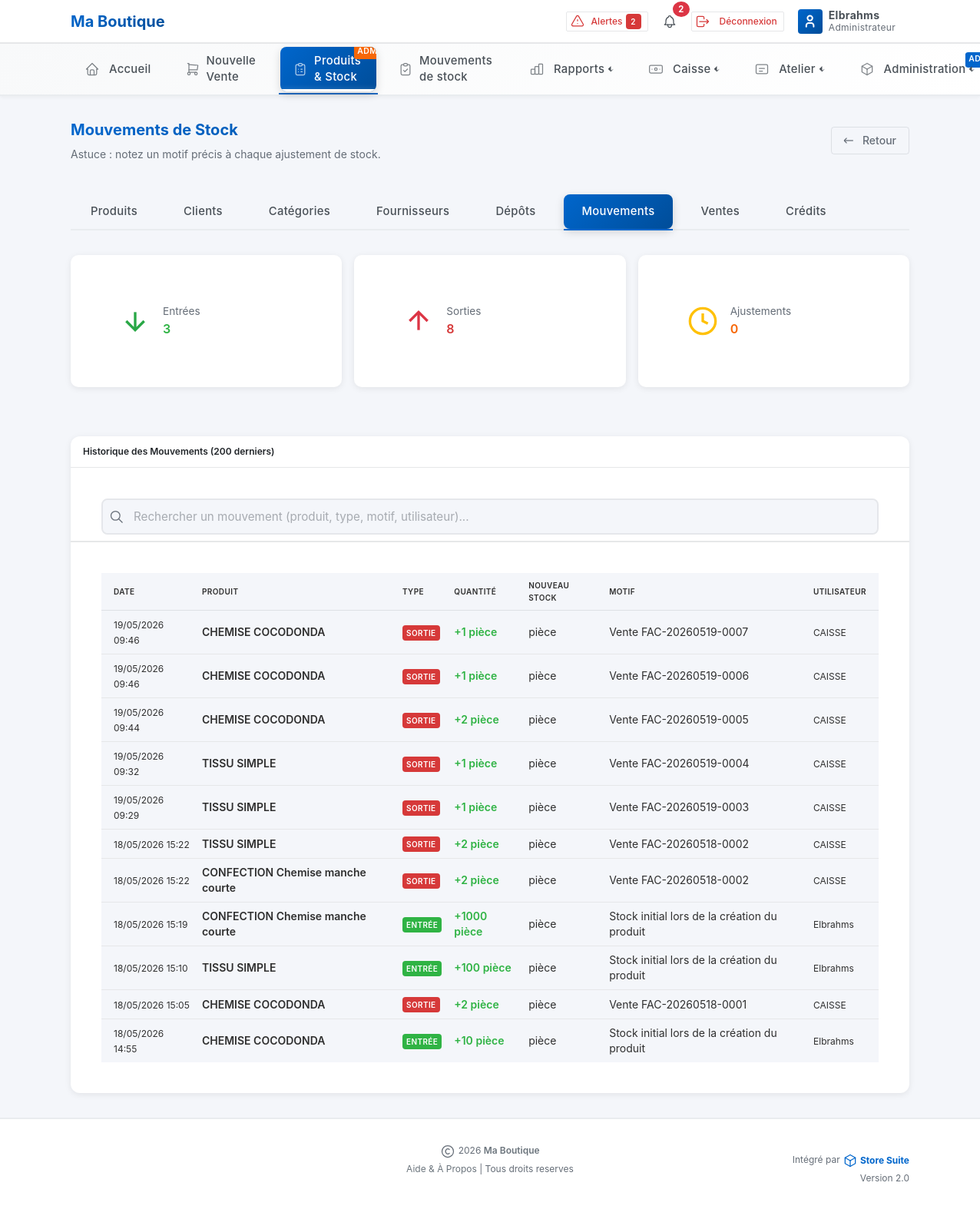
The app's page /listes.php?page=mouvements (signed in) with its own data.
### tables this page shows
CREATE TABLE `configuration` (
  `id_config` int(11) NOT NULL AUTO_INCREMENT,
  `nom_boutique` varchar(255) NOT NULL COMMENT 'Nom de la boutique/entreprise',
  `slogan` varchar(255) DEFAULT NULL COMMENT 'Slogan ou description courte',
  `logo` varchar(255) DEFAULT NULL COMMENT 'Chemin vers le fichier logo',
  `couleur_primaire` varchar(7) DEFAULT '#e6e64c' COMMENT 'Couleur principale (format HEX)',
  `couleur_secondaire` varchar(7) DEFAULT '#556a94' COMMENT 'Couleur secondaire (format HEX)',
  `adresse` text DEFAULT NULL COMMENT 'Adresse complète de l''entreprise',
  `telephone` varchar(100) DEFAULT NULL COMMENT 'Numéro(s) de téléphone',
  `email` varchar(255) DEFAULT NULL COMMENT 'Adresse email',
  `site_web` varchar(255) DEFAULT NULL COMMENT 'Site web de l''entreprise',
  `num_registre_commerce` varchar(100) DEFAULT NULL COMMENT 'Numéro d''enregistrement (RCCM, etc.)',
  `num_impot` varchar(100) DEFAULT NULL COMMENT 'Numéro fiscal/TVA',
  `devise` varchar(10) DEFAULT '$' COMMENT 'Symbole de la devise utilisée',
  `taux_tva` decimal(5,2) DEFAULT 0.00 COMMENT 'Taux de TVA par défaut (%)',
  `fuseau_horaire` varchar(50) DEFAULT 'Africa/Lubumbashi' COMMENT 'Fuseau horaire',
  `langue` varchar(10) DEFAULT 'fr' COMMENT 'Langue du système (fr, en, etc.)',
  `est_configure` tinyint(1) DEFAULT 0 COMMENT '0=Non configuré, 1=Configuré',
  `date_configuration` datetime DEFAULT NULL COMMENT 'Date de première configuration',
  `date_modification` timestamp NOT NULL DEFAULT current_timestamp() ON UPDATE current_timestamp(),
  `atelier_mode` tinyint(1) NOT NULL DEFAULT 0 COMMENT 'Activer le module Atelier Couture',
  `smtp_host` varchar(255) DEFAULT '' COMMENT 'H',
  `smtp_port` smallint(6) DEFAULT 587 COMMENT 'Port SMTP',
  `smtp_secure` varchar(10) DEFAULT 'tls' COMMENT 'tls ou ssl',
  `smtp_user` varchar(255) DEFAULT '' COMMENT 'Utilisateur SMTP',
  `smtp_pass` varchar(255) DEFAULT '' COMMENT 'Mot de passe SMTP',
  `smtp_from` varchar(255) DEFAULT '' COMMENT 'Email exp',
  `smtp_from_name` varchar(255) DEFAULT '' COMMENT 'Nom exp',
  `email_bilan` varchar(255) DEFAULT '' COMMENT 'Email destinataire bilan',
  `bilan_actif` tinyint(1) DEFAULT 0 COMMENT 'Activer envoi bilan journalier',
  PRIMARY KEY (`id_config`)
);

CREATE TABLE `utilisateurs` (
  `id_utilisateur` int(11) NOT NULL AUTO_INCREMENT,
  `nom_complet` varchar(255) NOT NULL COMMENT 'Nom complet de l''utilisateur',
  `login` varchar(100) NOT NULL COMMENT 'Identifiant de connexion (unique)',
  `mot_de_passe` varchar(255) NOT NULL COMMENT 'Mot de passe hashé (password_hash)',
  `email` varchar(255) DEFAULT NULL COMMENT 'Adresse email',
  `telephone` varchar(50) DEFAULT NULL COMMENT 'Numéro de téléphone',
  `niveau_acces` tinyint(1) NOT NULL DEFAULT 2 COMMENT '1=Admin, 2=Vendeur',
  `id_depot` int(11) DEFAULT NULL COMMENT 'Dépôt assigné (obligatoire pour les caissiers/vendeurs)',
  `photo` varchar(255) DEFAULT NULL COMMENT 'Photo de profil',
  `est_actif` tinyint(1) DEFAULT 1 COMMENT '0=Inactif, 1=Actif',
  `date_creation` datetime DEFAULT current_timestamp() COMMENT 'Date de création du compte',
  `date_derniere_connexion` datetime DEFAULT NULL COMMENT 'Dernière connexion',
  `date_modification` timestamp NOT NULL DEFAULT current_timestamp() ON UPDATE current_timestamp(),
  PRIMARY KEY (`id_utilisateur`),
  UNIQUE KEY `login` (`login`),
  KEY `idx_login` (`login`),
  KEY `idx_niveau` (`niveau_acces`),
  KEY `fk_user_depot` (`id_depot`)
);

CREATE TABLE `mouvements_stock` (
  `id_mouvement` int(11) NOT NULL AUTO_INCREMENT,
  `id_produit` int(11) NOT NULL COMMENT 'Produit concerné',
  `id_depot_source` int(11) DEFAULT NULL COMMENT 'Dépôt source (pour transferts)',
  `id_depot_destination` int(11) DEFAULT NULL COMMENT 'Dépôt destination',
  `id_fournisseur` int(11) DEFAULT NULL COMMENT 'Fournisseur (pour entrées)',
  `type_mouvement` enum('entree','sortie','ajustement','retour','transfert','inventaire','perte') NOT NULL,
  `quantite` int(11) NOT NULL COMMENT 'Quantité du mouvement',
  `quantite_avant` int(11) NOT NULL COMMENT 'Stock avant le mouvement',
  `quantite_apres` int(11) NOT NULL COMMENT 'Stock après le mouvement',
  `cout_unitaire` decimal(15,2) DEFAULT NULL COMMENT 'Coût unitaire d''achat',
  `cout_total` decimal(15,2) DEFAULT NULL COMMENT 'Coût total du mouvement',
  `id_vente` int(11) DEFAULT NULL COMMENT 'Référence vente si sortie',
  `id_utilisateur` int(11) NOT NULL COMMENT 'Utilisateur qui a fait l''opération',
  `motif` varchar(255) DEFAULT NULL COMMENT 'Raison du mouvement',
  `notes` text DEFAULT NULL,
  `date_mouvement` datetime DEFAULT current_timestamp(),
  PRIMARY KEY (`id_mouvement`),
  KEY `idx_produit` (`id_produit`),
  KEY `idx_type` (`type_mouvement`),
  KEY `idx_date` (`date_mouvement`),
  KEY `fk_mouvement_utilisateur` (`id_utilisateur`),
  KEY `idx_depot_source` (`id_depot_source`),
  KEY `idx_depot_destination` (`id_depot_destination`),
  KEY `idx_fournisseur` (`id_fournisseur`),
  KEY `idx_type_mouvement` (`type_mouvement`),
  KEY `idx_date_mouvement` (`date_mouvement`)
);

CREATE TABLE `produits` (
  `id_produit` int(11) NOT NULL AUTO_INCREMENT,
  `code_produit` varchar(100) DEFAULT NULL COMMENT 'Code/Référence unique du produit',
  `nom_produit` varchar(255) NOT NULL COMMENT 'Nom du produit',
  `description` text DEFAULT NULL COMMENT 'Description détaillée',
  `id_categorie` int(11) DEFAULT NULL COMMENT 'Catégorie du produit',
  `id_fournisseur_principal` int(11) DEFAULT NULL COMMENT 'Fournisseur principal du produit',
  `prix_achat` decimal(15,2) NOT NULL DEFAULT 0.00 COMMENT 'Prix d''achat (VISIBLE ADMIN SEULEMENT)',
  `prix_vente` decimal(15,2) NOT NULL DEFAULT 0.00 COMMENT 'Prix de vente recommandé',
  `prix_vente_min` decimal(15,2) DEFAULT NULL COMMENT 'Prix de vente minimum autorisé',
  `quantite_stock` int(11) NOT NULL DEFAULT 0 COMMENT 'Quantité actuelle en stock',
  `seuil_alerte` int(11) DEFAULT 10 COMMENT 'Seuil pour alerte stock faible',
  `seuil_critique` int(11) DEFAULT 5 COMMENT 'Seuil critique (alerte rouge)',
  `unite_mesure` varchar(50) DEFAULT 'pièce' COMMENT 'Unité (pièce, kg, litre, etc.)',
  `image` varchar(255) DEFAULT NULL COMMENT 'Image du produit',
  `code_barre` varchar(100) DEFAULT NULL COMMENT 'Code-barres pour scanner',
  `emplacement` varchar(255) DEFAULT NULL COMMENT 'Emplacement dans le magasin',
  `date_entree` date DEFAULT NULL COMMENT 'Date dernière entrée en stock',
  `date_derniere_vente` datetime DEFAULT NULL COMMENT 'Date de la dernière vente',
  `nombre_ventes` int(11) DEFAULT 0 COMMENT 'Nombre total de ventes',
  `est_actif` tinyint(1) DEFAULT 1 COMMENT '0=Inactif, 1=Actif',
  `date_creation` datetime DEFAULT current_timestamp(),
  `date_modification` timestamp NOT NULL DEFAULT current_timestamp() ON UPDATE current_timestamp(),
  `type_produit` enum('standard','service') NOT NULL DEFAULT 'standard' COMMENT 'standard=avec stock, service=sans stock',
  PRIMARY KEY (`id_produit`),
  UNIQUE KEY `code_produit` (`code_produit`),
  KEY `idx_categorie` (`id_categorie`),
  KEY `idx_stock` (`quantite_stock`),
  KEY `idx_code` (`code_produit`),
  KEY `idx_actif` (`est_actif`),
  KEY `idx_produits_stock_actif` (`quantite_stock`,`est_actif`),
  KEY `idx_fournisseur_principal` (`id_fournisseur_principal`)
);

### listes.php (the view, shortened to what the rows shown need)
<?php
require_once('protection_pages.php');
$page_title = 'Listes';
$page = isset($_GET['page']) ? $_GET['page'] : 'produits';
switch($page) {
    case 'mouvements': $page_title = 'Mouvements de Stock'; break;
}
require_once('header.php');
?>
<div class="container-xl">
    <div class="page-header d-print-none mb-4">
        <div class="row align-items-center g-3">
            <div class="col-md-8">
                <h2 class="page-title page-header-title mb-2"><?php echo $page_title; ?></h2>
            </div>
        </div>
    </div>
    <?php
    switch ($page) {
            ?>
            <?php
        case 'mouvements':
            try {
                $mouvements = db_fetch_all("
                    SELECT m.*, p.nom_produit, p.unite_mesure as unite, u.nom_complet
                    FROM mouvements_stock m
                    LEFT JOIN produits p ON m.id_produit = p.id_produit
                    LEFT JOIN utilisateurs u ON m.id_utilisateur = u.id_utilisateur
                    ORDER BY m.date_mouvement DESC
                    LIMIT 200
                ");
            } catch (Exception $e) {
                echo '<div class="alert alert-danger">';
                echo '<strong>Erreur lors du chargement des mouvements:</strong><br>';
                echo e($e->getMessage());
                echo '<br><br><a href="migration_mouvements.php" class="btn btn-primary">Vérifier la table mouvements_stock</a>';
                echo '</div>';
                break;
            }
            ?>
            <div class="card list-card">
                <div class="card-body">
                    <div class="table-responsive">
                        <table class="table table-hover card-table">
                            <thead>
                                <tr>
                                    <th data-bs-toggle="tooltip" title="Date et heure du mouvement">Date</th>
                                    <th data-bs-toggle="tooltip" title="Produit concerné">Produit</th>
                                    <th data-bs-toggle="tooltip" title="Type d'opération">Type</th>
                                    <th data-bs-toggle="tooltip" title="Quantité modifiée">Quantité</th>
                                    <th data-bs-toggle="tooltip" title="Stock après l'opération">Nouveau Stock</th>
                                    <th data-bs-toggle="tooltip" title="Raison du mouvement">Motif</th>
                                    <th data-bs-toggle="tooltip" title="Utilisateur ayant effectué l'opération">Utilisateur</th>
                                </tr>
                            </thead>
                            <tbody>
                                <?php if (empty($mouvements)): ?>
                                <tr>
                                    <td colspan="7" class="text-center text-muted">Aucun mouvement enregistré</td>
                                </tr>
                                <?php else: ?>
                                <?php foreach($mouvements as $mv): ?>
                                <tr>
                                    <td>
                                        <small><?php echo date('d/m/Y H:i', strtotime($mv['date_mouvement'])); ?></small>
                                    </td>
                                    <td><strong><?php echo e($mv['nom_produit'] ?? 'Produit supprimé'); ?></strong></td>
                                    <td>
                                        <?php
                                        $badge_class = 'secondary';
                                        $type_label = $mv['type_mouvement'];
                                        if($mv['type_mouvement'] == 'entree') {
                                            $badge_class = 'success';
                                            $type_label = 'Entrée';
                                        } elseif($mv['type_mouvement'] == 'sortie') {
                                            $badge_class = 'danger';
                                            $type_label = 'Sortie';
                                        } elseif($mv['type_mouvement'] == 'ajustement') {
                                            $badge_class = 'warning';
                                            $type_label = 'Ajustement';
                                        }
                                        ?>
                                        <span class="badge bg-<?php echo $badge_class; ?>"><?php echo $type_label; ?></span>
                                    </td>
                                    <td>
                                        <strong class="<?php echo $mv['quantite'] > 0 ? 'text-success' : 'text-danger'; ?>">
                                            <?php echo ($mv['quantite'] > 0 ? '+' : '') . $mv['quantite']; ?> <?php echo e($mv['unite'] ?? ''); ?>
                                        </strong>
                                    </td>
                                    <td><?php echo $mv['stock_apres']; ?> <?php echo e($mv['unite'] ?? ''); ?></td>
                                    <td><?php echo e($mv['motif'] ?: '—'); ?></td>
                                    <td><small><?php echo e($mv['nom_complet'] ?? 'Utilisateur supprimé'); ?></small></td>
                                </tr>
                                <?php endforeach; ?>
                                <?php endif; ?>
                            </tbody>
                        </table>
                    </div>
                </div>
            </div>
            <?php
            break;
            ?>
            <?php
    }
    ?>
</div>
<?php require_once('footer.php'); ?>

### header.php (shortened to what the rows shown need)
<!DOCTYPE html>
<html lang="fr">
<head>
    <link href="https://cdn.jsdelivr.net/npm/bootstrap@5.3.0/dist/css/bootstrap.min.css" rel="stylesheet">
    <link href="<?php echo BASE_URL; ?>assets/css/tabler.min.css" rel="stylesheet"/>
    <link href="<?php echo BASE_URL; ?>assets/css/tabler-vendors.min.css" rel="stylesheet"/>
    <link href="<?php echo BASE_URL; ?>assets/css/loader.css" rel="stylesheet"/>
    <link href="<?php echo BASE_URL; ?>assets/css/style.css" rel="stylesheet"/>
</head>
<body>
    <div class="page">
        <header class="navbar navbar-expand-md navbar-light d-print-none sticky-top bg-white border-bottom">
            <div class="container-xl">
                <h1 class="navbar-brand navbar-brand-autodark d-none-navbar-horizontal pe-0 pe-md-3 m-0">
                    <?php if (!empty($logo_boutique) && file_exists('uploads/logos/' . $logo_boutique)): ?>
                        <a href="accueil.php">
                            <img src="<?php echo BASE_URL . 'uploads/logos/' . e($logo_boutique); ?>"
                                 class="navbar-brand-logo" alt="Logo">
                        </a>
                    <?php else: ?>
                        <a href="accueil.php" class="navbar-brand-text"><?php echo e($nom_boutique); ?></a>
                    <?php endif; ?>
                </h1>
                <div class="navbar-nav flex-row order-md-last">
                    <div class="nav-item dropdown d-none d-md-flex me-2">
                        <a href="#" class="nav-link px-2 d-flex align-items-center" data-bs-toggle="dropdown" style="height: 40px; cursor: pointer;">
                            <div class="d-none d-xl-block ps-2">
                                <div class="fw-bold" style="font-size: 0.875rem; line-height: 1.2;"><?php echo e($user_name); ?></div>
                                <div class="small text-muted" style="font-size: 0.75rem; line-height: 1.2;"><?php echo $is_admin ? 'Administrateur' : 'Vendeur'; ?></div>
                            </div>
                        </a>
                    </div>
                </div>
            </div>
        </header>
        <div class="page-wrapper">

### footer.php (shortened to what the rows shown need)
        </div>
        <footer class="footer footer-transparent d-print-none mt-auto border-top">
            <div class="container-xl">
                <div class="row align-items-center py-3">
                    <div class="col-md-4 text-center mb-3 mb-md-0">
                        <div class="text-muted small">
                            <?php $site_web_footer = !empty($config['site_web']) ? $config['site_web'] : '#'; ?>
                            <a href="<?php echo e($site_web_footer); ?>" <?php if($site_web_footer !== '#'): ?>target="_blank"<?php endif; ?> class="link-secondary fw-semibold text-decoration-none"><?php echo isset($nom_boutique) ? e($nom_boutique) : 'Store Suite'; ?></a>
                        </div>
                    </div>
                </div>
            </div>
        </footer>
    </div>
</body>
</html>

### records on screen
configuration: nom_boutique "Ma Boutique"
utilisateurs: nom_complet "Elbrahms"
mouvements_stock: date_mouvement "19/05/2026 09:46", id_produit.nom_produit "CHEMISE COCODONDA", type_mouvement "SORTIE", quantite "1", id_produit.unite_mesure "pièce", motif "Vente FAC-20260519-0007", id_utilisateur.nom_complet "CAISSE"
mouvements_stock: date_mouvement "19/05/2026 09:46", id_produit.nom_produit "CHEMISE COCODONDA", type_mouvement "SORTIE", quantite "1", id_produit.unite_mesure "pièce", motif "Vente FAC-20260519-0006", id_utilisateur.nom_complet "CAISSE"
mouvements_stock: date_mouvement "19/05/2026 09:44", id_produit.nom_produit "CHEMISE COCODONDA", type_mouvement "SORTIE", quantite "2", id_produit.unite_mesure "pièce", motif "Vente FAC-20260519-0005", id_utilisateur.nom_complet "CAISSE"
mouvements_stock: date_mouvement "19/05/2026 09:32", id_produit.nom_produit "TISSU SIMPLE", type_mouvement "SORTIE", quantite "1", id_produit.unite_mesure "pièce", motif "Vente FAC-20260519-0004", id_utilisateur.nom_complet "CAISSE"
mouvements_stock: date_mouvement "19/05/2026 09:29", id_produit.nom_produit "TISSU SIMPLE", type_mouvement "SORTIE", quantite "1", id_produit.unite_mesure "pièce", motif "Vente FAC-20260519-0003", id_utilisateur.nom_complet "CAISSE"
mouvements_stock: date_mouvement "18/05/2026 15:22", id_produit.nom_produit "TISSU SIMPLE", type_mouvement "SORTIE", quantite "2", id_produit.unite_mesure "pièce", motif "Vente FAC-20260518-0002", id_utilisateur.nom_complet "CAISSE"
mouvements_stock: date_mouvement "18/05/2026 15:22", id_produit.nom_produit "CONFECTION Chemise manche courte", type_mouvement "SORTIE", quantite "2", id_produit.unite_mesure "pièce", motif "Vente FAC-20260518-0002", id_utilisateur.nom_complet "CAISSE"
mouvements_stock: date_mouvement "18/05/2026 15:19", id_produit.nom_produit "CONFECTION Chemise manche courte", type_mouvement "ENTRÉE", quantite "1000", id_produit.unite_mesure "pièce", motif "Stock initial lors de la création du produit", id_utilisateur.nom_complet "Elbrahms"
mouvements_stock: date_mouvement "18/05/2026 15:10", id_produit.nom_produit "TISSU SIMPLE", type_mouvement "ENTRÉE", quantite "100", id_produit.unite_mesure "pièce", motif "Stock initial lors de la création du produit", id_utilisateur.nom_complet "Elbrahms"
mouvements_stock: date_mouvement "18/05/2026 15:05", id_produit.nom_produit "CHEMISE COCODONDA", type_mouvement "SORTIE", quantite "2", id_produit.unite_mesure "pièce", motif "Vente FAC-20260518-0001", id_utilisateur.nom_complet "CAISSE"
mouvements_stock: date_mouvement "18/05/2026 14:55", id_produit.nom_produit "CHEMISE COCODONDA", type_mouvement "ENTRÉE", quantite "10", id_produit.unite_mesure "pièce", motif "Stock initial lors de la création du produit", id_utilisateur.nom_complet "Elbrahms"

### other values on screen
$products_alert_count "2"
$page_title "Mouvements de Stock"
$page_hint "Astuce : notez un motif précis à chaque ajustement de stock."
$entrees "3"
$sorties "8"
$ajustements "0"
